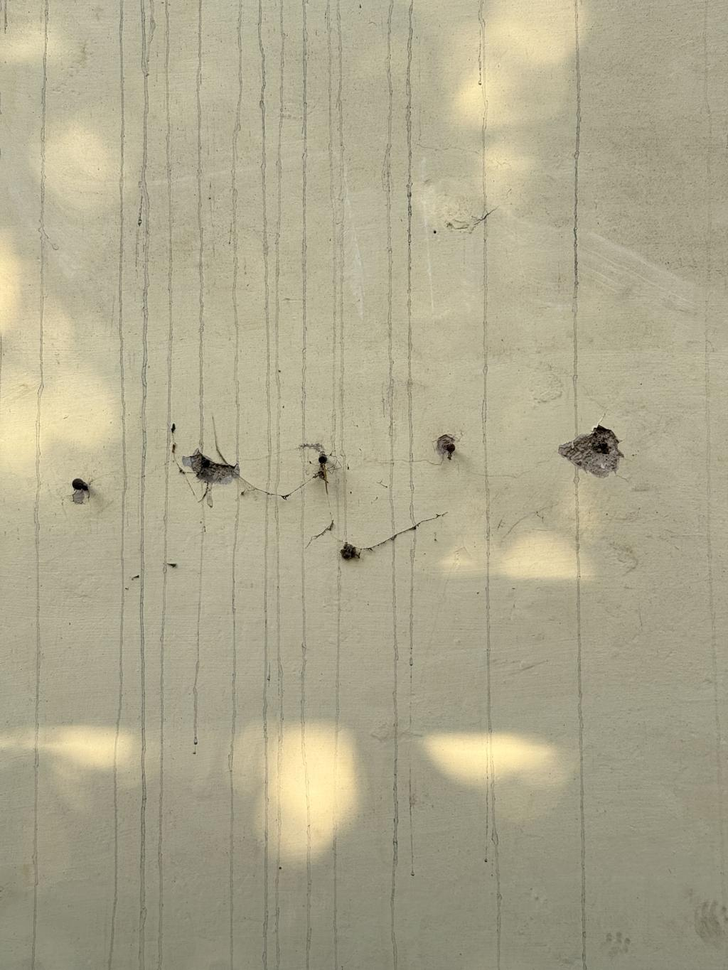
#> input picture Image_Processing/crime.png, 728 x 970 px, shrunk from 1024 x 1365 before the run
$ python code2.py
#> lines starting #> are read from the running program, lines starting #| are printed output that depends on the picture
# Image Enhancement using CLAHE
import cv2

try:
    # Read the Image
    img = cv2.imread('crime.png')
#> img is the input picture: shape (970, 728, 3); mean B, G, R 142.2, 168, 173.8

    # Check if image loaded successfully
    if img is None:
        print("Error: crime.png not found!")
        exit()

    # Create CLAHE Object
    clahe = cv2.createCLAHE()

    # Convert Image to Gray Scale
    gray_img = cv2.cvtColor(img, cv2.COLOR_BGR2GRAY)
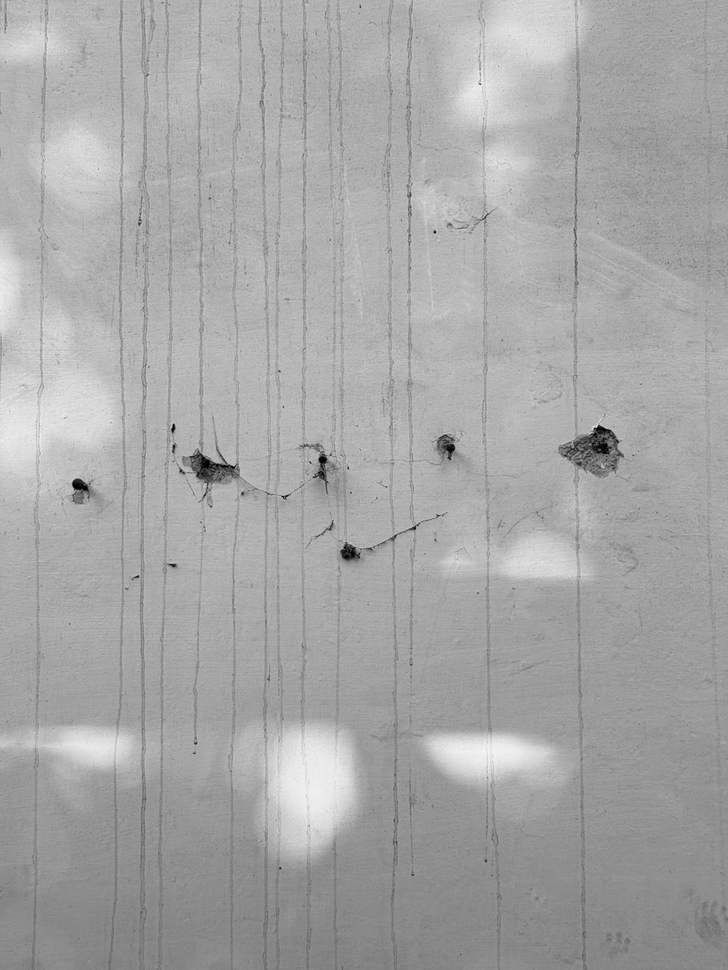
#> gray_img: shape (970, 728); min 0, max 246, mean 166.8

    # Apply CLAHE Enhancement
    enh_img = clahe.apply(gray_img)
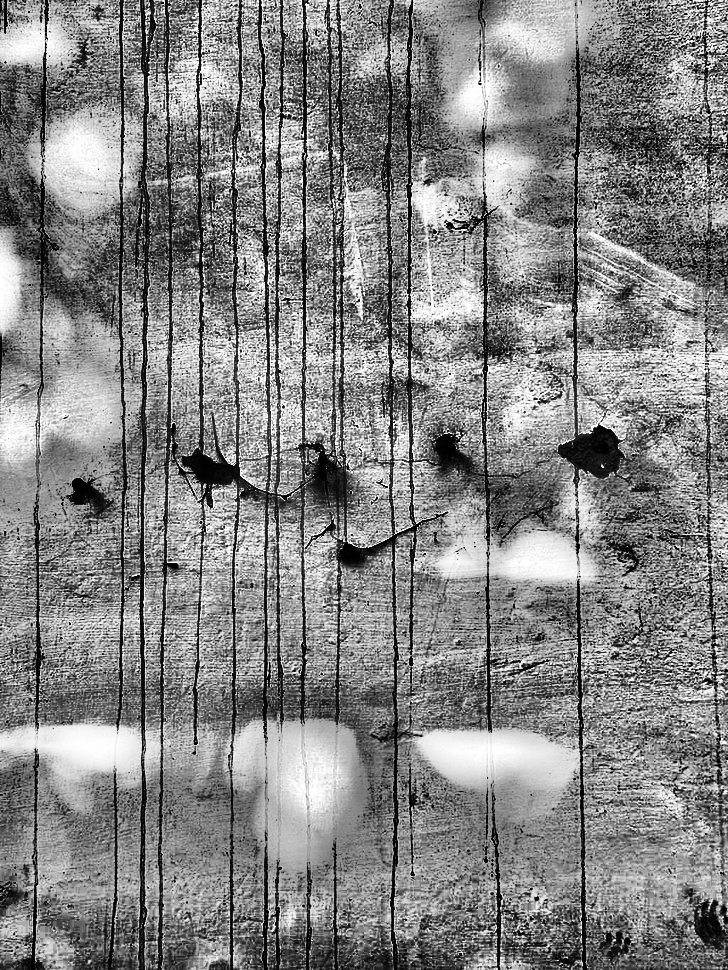
#> enh_img: shape (970, 728); min 0, max 255, mean 132.7

    # Save Enhanced Image
    cv2.imwrite('enhanced.png', enh_img)

    print("Done Enhancing")
    print("enhanced.png Generated Successfully!")

except Exception as e:
    print("Error:", e)
